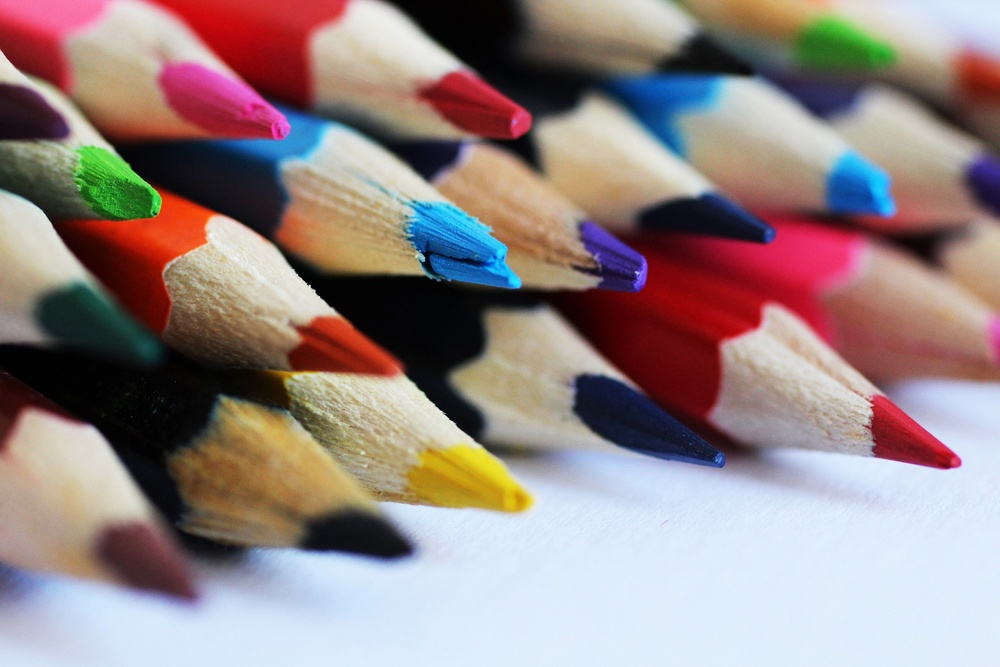
#> input picture L08/example2.jpg, 1000 x 667 px, shrunk from 1920 x 1280 before the run, found by its file name
$ python 'color conversion and cropping.py'
#> lines starting #> are read from the running program, lines starting #| are printed output that depends on the picture
#Color Conversions and Cropping
import cv2
import matplotlib.pyplot as plt

image = cv2.imread('L08/example2.jpg')
#> image is the input picture: shape (667, 1000, 3); mean B, G, R 132, 133, 149.9

#Convert BGR to RGB
image_rgb = cv2.cvtColor(image, cv2.COLOR_BGR2RGB)
plt.imshow(image_rgb)
plt.title("RGB Image")
plt.show()

#Convert to Grayscale
gray_image = cv2.cvtColor(image, cv2.COLOR_BGR2GRAY)
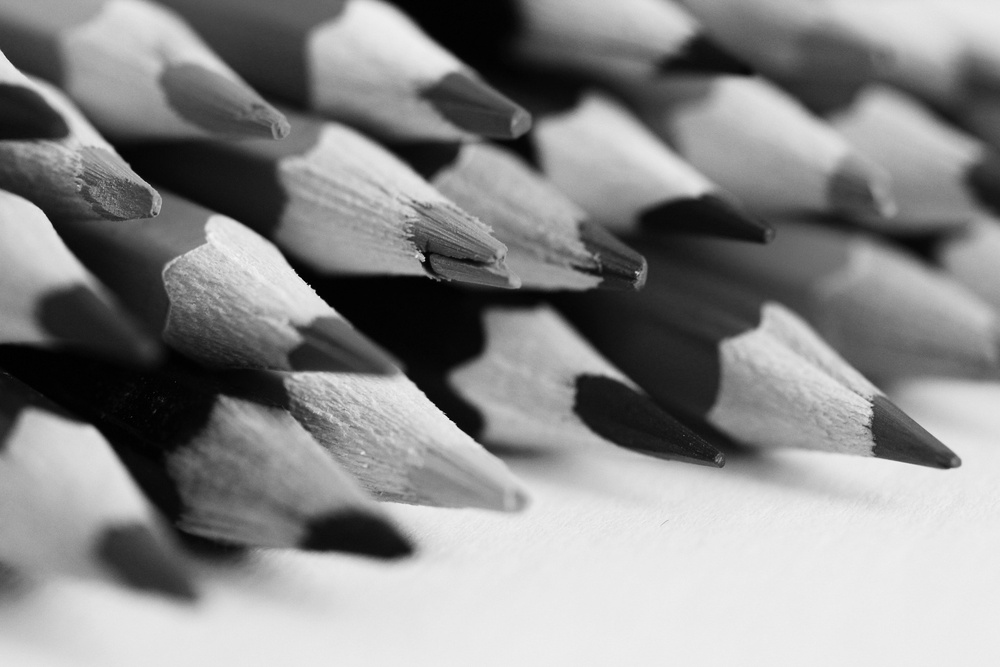
#> gray_image: shape (667, 1000); min 0, max 244, mean 137.9
plt.imshow(gray_image, cmap='gray')
plt.title("Grayscale Image")
plt.show()

#Cropping the image
#Asuume we know the region we want: rows 200 to 300, columns 300 to 500
cropped_image = image[200:300, 300:500]
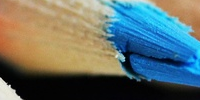
#> cropped_image: shape (100, 200, 3); mean B, G, R 108.2, 112, 98.7
cropped_rgb = cv2.cvtColor(cropped_image, cv2.COLOR_BGR2RGB)
plt.imshow(cropped_rgb)
plt.title("Cropped Region")
plt.show()
